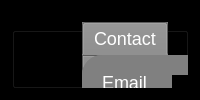
        <widget class="QFrame" name="TopBar_5">
         <property name="styleSheet">
          <string notr="true">background-color:rgb(0, 0, 0);</string>
         </property>
         <property name="frameShape">
          <enum>QFrame::StyledPanel</enum>
         </property>
         <property name="frameShadow">
          <enum>QFrame::Raised</enum>
         </property>
         <layout class="QVBoxLayout" name="verticalLayout_28">
          <item>
           <widget class="QGroupBox" name="groupBox_18">
            <property name="font">
             <font>
              <pointsize>10</pointsize>
              <weight>75</weight>
              <bold>true</bold>
             </font>
            </property>
            <property name="styleSheet">
             <string notr="true"/>
            </property>
            <property name="title">
             <string>Email</string>
            </property>
            <widget class="QPushButton" name="pushButton_9">
             <property name="geometry">
              <rect>
               <x>10</x>
               <y>520</y>
               <width>191</width>
               <height>31</height>
              </rect>
             </property>
             <property name="styleSheet">
              <string notr="true">QToolTip
{
     border: 1px solid black;
     background-color: #ffa02f;
     padding: 1px;
     border-radius: 3px;
     opacity: 100;
}

QWidget
{
    color: #b1b1b1;
    background-color: #323232;
}

QWidget:item:hover
{
    background-color: QLinearGradient( x1: 0, y1: 0, x2: 0, y2: 1, stop: 0 #ffa02f, stop: 1 #ca0619);
    color: #000000;
}

QWidget:item:selected
{
    background-color: QLinearGradient( x1: 0, y1: 0, x2: 0, y2: 1, stop: 0 #ffa02f, stop: 1 #d7801a);
}

QMenuBar::item
{
    background: transparent;
}

QMenuBar::item:selected
{
    background: transparent;
    border: 1px solid #ffaa00;
}

QMenuBar::item:pressed
{
    background: #444;
    border: 1px solid #000;
    background-color: QLinearGradient(
        x1:0, y1:0,
        x2:0, y2:1,
        stop:1 #212121,
        stop:0.4 #343434/*,
        stop:0.2 #343434,
        stop:0.1 #ffaa00*/
    );
    margin-bottom:-1px;
    padding-bottom:1px;
}

QMenu
{
    border: 1px solid #000;
}

QMenu::item
{
    padding: 2px 20px 2px 20px;
}

QMenu::item:selected
{
    color: #000000;
}

QWidget:disabled
{
    color: #404040;
    background-color: #323232;
}

QAbstractItemView
{
    background-color: QLinearGradient( x1: 0, y1: 0, x2: 0, y2: 1, stop: 0 #4d4d4d, stop: 0.1 #646464, stop: 1 #5d5d5d);
}

QWidget:focus
{
    /*border: 2px solid QLinearGradient( x1: 0, y1: 0, x2: 0, y2: 1, stop: 0 #ffa02f, stop: 1 #d7801a);*/
}

QLineEdit
{
    background-color: QLinearGradient( x1: 0, y1: 0, x2: 0, y2: 1, stop: 0 #4d4d4d, stop: 0 #646464, stop: 1 #5d5d5d);
    padding: 1px;
    border-style: solid;
    border: 1px solid #1e1e1e;
    border-radius: 5;
}

QPushButton
{
    color: #b1b1b1;
    background-color: QLinearGradient( x1: 0, y1: 0, x2: 0, y2: 1, stop: 0 #565656, stop: 0.1 #525252, stop: 0.5 #4e4e4e, stop: 0.9 #4a4a4a, stop: 1 #464646);
    border-width: 1px;
    border-color: #1e1e1e;
    border-style: solid;
    border-radius: 6;
    padding: 3px;
    font-size: 12px;
    padding-left: 5px;
    padding-right: 5px;
}

QPushButton:pressed
{
    background-color: QLinearGradient( x1: 0, y1: 0, x2: 0, y2: 1, stop: 0 #2d2d2d, stop: 0.1 #2b2b2b, stop: 0.5 #292929, stop: 0.9 #282828, stop: 1 #252525);
}

QComboBox
{
    selection-background-color: #ffaa00;
    background-color: QLinearGradient( x1: 0, y1: 0, x2: 0, y2: 1, stop: 0 #565656, stop: 0.1 #525252, stop: 0.5 #4e4e4e, stop: 0.9 #4a4a4a, stop: 1 #464646);
    border-style: solid;
    border: 1px solid #1e1e1e;
    border-radius: 5;
}

QComboBox:hover,QPushButton:hover
{
    border: 2px solid QLinearGradient( x1: 0, y1: 0, x2: 0, y2: 1, stop: 0 #ffa02f, stop: 1 #d7801a);
}


QComboBox:on
{
    padding-top: 3px;
    padding-left: 4px;
    background-color: QLinearGradient( x1: 0, y1: 0, x2: 0, y2: 1, stop: 0 #2d2d2d, stop: 0.1 #2b2b2b, stop: 0.5 #292929, stop: 0.9 #282828, stop: 1 #252525);
    selection-background-color: #ffaa00;
}

QComboBox QAbstractItemView
{
    border: 2px solid darkgray;
    selection-background-color: QLinearGradient( x1: 0, y1: 0, x2: 0, y2: 1, stop: 0 #ffa02f, stop: 1 #d7801a);
}

QComboBox::drop-down
{
     subcontrol-origin: padding;
     subcontrol-position: top right;
     width: 15px;

     border-left-width: 0px;
     border-left-color: darkgray;
     border-left-style: solid; /* just a single line */
     border-top-right-radius: 3px; /* same radius as the QComboBox */
     border-bottom-right-radius: 3px;
 }

QComboBox::down-arrow
{
     image: url(:/down_arrow.png);
}

QGroupBox:focus
{
border: 2px solid QLinearGradient( x1: 0, y1: 0, x2: 0, y2: 1, stop: 0 #ffa02f, stop: 1 #d7801a);
}

QTextEdit:focus
{
    border: 2px solid QLinearGradient( x1: 0, y1: 0, x2: 0, y2: 1, stop: 0 #ffa02f, stop: 1 #d7801a);
}

QScrollBar:horizontal {
     border: 1px solid #222222;
     background: QLinearGradient( x1: 0, y1: 0, x2: 0, y2: 1, stop: 0.0 #121212, stop: 0.2 #282828, stop: 1 #484848);
     height: 7px;
     margin: 0px 16px 0 16px;
}

QScrollBar::handle:horizontal
{
      background: QLinearGradient( x1: 0, y1: 0, x2: 1, y2: 0, stop: 0 #ffa02f, stop: 0.5 #d7801a, stop: 1 #ffa02f);
      min-height: 20px;
      border-radius: 2px;
}

QScrollBar::add-line:horizontal {
      border: 1px solid #1b1b19;
      border-radius: 2px;
      background: QLinearGradient( x1: 0, y1: 0, x2: 1, y2: 0, stop: 0 #ffa02f, stop: 1 #d7801a);
      width: 14px;
      subcontrol-position: right;
      subcontrol-origin: margin;
}

QScrollBar::sub-line:horizontal {
      border: 1px solid #1b1b19;
      border-radius: 2px;
      background: QLinearGradient( x1: 0, y1: 0, x2: 1, y2: 0, stop: 0 #ffa02f, stop: 1 #d7801a);
      width: 14px;
     subcontrol-position: left;
     subcontrol-origin: margin;
}

QScrollBar::right-arrow:horizontal, QScrollBar::left-arrow:horizontal
{
      border: 1px solid black;
      width: 1px;
      height: 1px;
      background: white;
}

QScrollBar::add-page:horizontal, QScrollBar::sub-page:horizontal
{
      background: none;
}

QScrollBar:vertical
{
      background: QLinearGradient( x1: 0, y1: 0, x2: 1, y2: 0, stop: 0.0 #121212, stop: 0.2 #282828, stop: 1 #484848);
      width: 7px;
      margin: 16px 0 16px 0;
      border: 1px solid #222222;
}

QScrollBar::handle:vertical
{
      background: QLinearGradient( x1: 0, y1: 0, x2: 0, y2: 1, stop: 0 #ffa02f, stop: 0.5 #d7801a, stop: 1 #ffa02f);
      min-height: 20px;
      border-radius: 2px;
}

QScrollBar::add-line:vertical
{
      border: 1px solid #1b1b19;
      border-radius: 2px;
      background: QLinearGradient( x1: 0, y1: 0, x2: 0, y2: 1, stop: 0 #ffa02f, stop: 1 #d7801a);
      height: 14px;
      subcontrol-position: bottom;
      subcontrol-origin: margin;
}

QScrollBar::sub-line:vertical
{
      border: 1px solid #1b1b19;
      border-radius: 2px;
      background: QLinearGradient( x1: 0, y1: 0, x2: 0, y2: 1, stop: 0 #d7801a, stop: 1 #ffa02f);
      height: 14px;
      subcontrol-position: top;
      subcontrol-origin: margin;
}

QScrollBar::up-arrow:vertical, QScrollBar::down-arrow:vertical
{
      border: 1px solid black;
      width: 1px;
      height: 1px;
      background: white;
}


QScrollBar::add-page:vertical, QScrollBar::sub-page:vertical
{
      background: none;
}

QTextEdit
{
    background-color: #242424;
}

QPlainTextEdit
{
    background-color: #242424;
}

QHeaderView::section
{
    background-color: QLinearGradient(x1:0, y1:0, x2:0, y2:1, stop:0 #616161, stop: 0.5 #505050, stop: 0.6 #434343, stop:1 #656565);
    color: white;
    padding-left: 4px;
    border: 1px solid #6c6c6c;
}

QCheckBox:disabled
{
color: #414141;
}

QDockWidget::title
{
    text-align: center;
    spacing: 3px; /* spacing between items in the tool bar */
    background-color: QLinearGradient(x1:0, y1:0, x2:0, y2:1, stop:0 #323232, stop: 0.5 #242424, stop:1 #323232);
}

QDockWidget::close-button, QDockWidget::float-button
{
    text-align: center;
    spacing: 1px; /* spacing between items in the tool bar */
    background-color: QLinearGradient(x1:0, y1:0, x2:0, y2:1, stop:0 #323232, stop: 0.5 #242424, stop:1 #323232);
}

QDockWidget::close-button:hover, QDockWidget::float-button:hover
{
    background: #242424;
}

QDockWidget::close-button:pressed, QDockWidget::float-button:pressed
{
    padding: 1px -1px -1px 1px;
}

QMainWindow::separator
{
    background-color: QLinearGradient(x1:0, y1:0, x2:0, y2:1, stop:0 #161616, stop: 0.5 #151515, stop: 0.6 #212121, stop:1 #343434);
    color: white;
    padding-left: 4px;
    border: 1px solid #4c4c4c;
    spacing: 3px; /* spacing between items in the tool bar */
}

QMainWindow::separator:hover
{

    background-color: QLinearGradient(x1:0, y1:0, x2:0, y2:1, stop:0 #d7801a, stop:0.5 #b56c17 stop:1 #ffa02f);
    color: white;
    padding-left: 4px;
    border: 1px solid #6c6c6c;
    spacing: 3px; /* spacing between items in the tool bar */
}

QToolBar::handle
{
     spacing: 3px; /* spacing between items in the tool bar */
     background: url(:/images/handle.png);
}

QMenu::separator
{
    height: 2px;
    background-color: QLinearGradient(x1:0, y1:0, x2:0, y2:1, stop:0 #161616, stop: 0.5 #151515, stop: 0.6 #212121, stop:1 #343434);
    color: white;
    padding-left: 4px;
    margin-left: 10px;
    margin-right: 5px;
}

QProgressBar
{
    border: 2px solid grey;
    border-radius: 5px;
    text-align: center;
}

QProgressBar::chunk
{
    background-color: #d7801a;
    width: 2.15px;
    margin: 0.5px;
}

QTabBar::tab {
    color: #b1b1b1;
    border: 1px solid #444;
    border-bottom-style: none;
    background-color: #323232;
    padding-left: 10px;
    padding-right: 10px;
    padding-top: 3px;
    padding-bottom: 2px;
    margin-right: -1px;
}

QTabWidget::pane {
    border: 1px solid #444;
    top: 1px;
}

QTabBar::tab:last
{
    margin-right: 0; /* the last selected tab has nothing to overlap with on the right */
    border-top-right-radius: 3px;
}

QTabBar::tab:first:!selected
{
 margin-left: 0px; /* the last selected tab has nothing to overlap with on the right */


    border-top-left-radius: 3px;
}

QTabBar::tab:!selected
{
    color: #b1b1b1;
    border-bottom-style: solid;
    margin-top: 3px;
    background-color: QLinearGradient(x1:0, y1:0, x2:0, y2:1, stop:1 #212121, stop:.4 #343434);
}

QTabBar::tab:selected
{
    border-top-left-radius: 3px;
    border-top-right-radius: 3px;
    margin-bottom: 0px;
}

QTabBar::tab:!selected:hover
{
    /*border-top: 2px solid #ffaa00;
    padding-bottom: 3px;*/
    border-top-left-radius: 3px;
    border-top-right-radius: 3px;
    background-color: QLinearGradient(x1:0, y1:0, x2:0, y2:1, stop:1 #212121, stop:0.4 #343434, stop:0.2 #343434, stop:0.1 #ffaa00);
}

QRadioButton::indicator:checked, QRadioButton::indicator:unchecked{
    color: #b1b1b1;
    background-color: #323232;
    border: 1px solid #b1b1b1;
    border-radius: 6px;
}

QRadioButton::indicator:checked
{
    background-color: qradialgradient(
        cx: 0.5, cy: 0.5,
        fx: 0.5, fy: 0.5,
        radius: 1.0,
        stop: 0.25 #ffaa00,
        stop: 0.3 #323232
    );
}

QCheckBox::indicator{
    color: #b1b1b1;
    background-color: #323232;
    border: 1px solid #b1b1b1;
    width: 9px;
    height: 9px;
}

QRadioButton::indicator
{
    border-radius: 6px;
}

QRadioButton::indicator:hover, QCheckBox::indicator:hover
{
    border: 1px solid #ffaa00;
}

QCheckBox::indicator:checked
{
    image:url(:/images/checkbox.png);
}

QCheckBox::indicator:disabled, QRadioButton::indicator:disabled
{
    border: 1px solid #444;
}</string>
             </property>
             <property name="text">
              <string>Retour au menu</string>
             </property>
            </widget>
            <widget class="QTabWidget" name="tabWidget_6">
             <property name="geometry">
              <rect>
               <x>70</x>
               <y>10</y>
               <width>701</width>
               <height>491</height>
              </rect>
             </property>
             <property name="font">
              <font>
               <family>MS Shell Dlg 2</family>
               <pointsize>-1</pointsize>
               <weight>50</weight>
               <italic>false</italic>
               <bold>false</bold>
               <underline>false</underline>
              </font>
             </property>
             <property name="styleSheet">
              <string notr="true">background-color :  #808080	; 
border-radius : 20px;




    
    color: #FFFFFF
; 
    font-size: 18px;</string>
             </property>
             <property name="currentIndex">
              <number>0</number>
             </property>
             <widget class="QWidget" name="tab_6">
              <attribute name="title">
               <string>Contact</string>
              </attribute>
              <widget class="QLabel" name="label_36">
               <property name="geometry">
                <rect>
                 <x>20</x>
                 <y>50</y>
                 <width>47</width>
                 <height>21</height>
                </rect>
               </property>
               <property name="text">
                <string>Sujet</string>
               </property>
              </widget>
              <widget class="QTextEdit" name="textEdit_8">
               <property name="geometry">
                <rect>
                 <x>90</x>
                 <y>80</y>
                 <width>371</width>
                 <height>221</height>
                </rect>
               </property>
               <property name="styleSheet">
                <string notr="true">background-color :  #000000; 
border-color: rgb(255, 255, 255);
</string>
               </property>
              </widget>
              <widget class="QLabel" name="label_37">
               <property name="geometry">
                <rect>
                 <x>10</x>
                 <y>80</y>
                 <width>81</width>
                 <height>31</height>
                </rect>
               </property>
               <property name="text">
                <string>Message</string>
               </property>
              </widget>
              <widget class="QLabel" name="label_38">
               <property name="geometry">
                <rect>
                 <x>20</x>
                 <y>20</y>
                 <width>47</width>
                 <height>14</height>
                </rect>
               </property>
               <property name="text">
                <string>Email</string>
               </property>
              </widget>
              <widget class="QLineEdit" name="lineEdit_24">
               <property name="geometry">
                <rect>
                 <x>90</x>
                 <y>50</y>
                 <width>211</width>
                 <height>20</height>
                </rect>
               </property>
               <property name="styleSheet">
                <string notr="true">background-color :  #000000; 
</string>
               </property>
              </widget>
              <widget class="QLineEdit" name="lineEdit_25">
               <property name="geometry">
                <rect>
                 <x>90</x>
                 <y>20</y>
                 <width>371</width>
                 <height>20</height>
                </rect>
               </property>
               <property name="styleSheet">
                <string notr="true">background-color :  #000000; 
</string>
               </property>
              </widget>
              <widget class="QWidget" name="layoutWidget_7">
               <property name="geometry">
                <rect>
                 <x>240</x>
                 <y>360</y>
                 <width>361</width>
                 <height>41</height>
                </rect>
               </property>
               <layout class="QHBoxLayout" name="horizontalLayout_10">
                <item>
                 <widget class="QPushButton" name="sendBtn_6">
                  <property name="styleSheet">
                   <string notr="true">QToolTip
{
     border: 1px solid black;
     background-color: #ffa02f;
     padding: 1px;
     border-radius: 3px;
     opacity: 100;
}

QWidget
{
    color: #b1b1b1;
    background-color: #323232;
}

QWidget:item:hover
{
    background-color: QLinearGradient( x1: 0, y1: 0, x2: 0, y2: 1, stop: 0 #ffa02f, stop: 1 #ca0619);
    color: #000000;
}

QWidget:item:selected
{
    background-color: QLinearGradient( x1: 0, y1: 0, x2: 0, y2: 1, stop: 0 #ffa02f, stop: 1 #d7801a);
}

QMenuBar::item
{
    background: transparent;
}

QMenuBar::item:selected
{
    background: transparent;
    border: 1px solid #ffaa00;
}

QMenuBar::item:pressed
{
    background: #444;
    border: 1px solid #000;
    background-color: QLinearGradient(
        x1:0, y1:0,
        x2:0, y2:1,
        stop:1 #212121,
        stop:0.4 #343434/*,
        stop:0.2 #343434,
        stop:0.1 #ffaa00*/
    );
    margin-bottom:-1px;
    padding-bottom:1px;
}

QMenu
{
    border: 1px solid #000;
}

QMenu::item
{
    padding: 2px 20px 2px 20px;
}

QMenu::item:selected
{
    color: #000000;
}

QWidget:disabled
{
    color: #404040;
    background-color: #323232;
}

QAbstractItemView
{
    background-color: QLinearGradient( x1: 0, y1: 0, x2: 0, y2: 1, stop: 0 #4d4d4d, stop: 0.1 #646464, stop: 1 #5d5d5d);
}

QWidget:focus
{
    /*border: 2px solid QLinearGradient( x1: 0, y1: 0, x2: 0, y2: 1, stop: 0 #ffa02f, stop: 1 #d7801a);*/
}

QLineEdit
{
    background-color: QLinearGradient( x1: 0, y1: 0, x2: 0, y2: 1, stop: 0 #4d4d4d, stop: 0 #646464, stop: 1 #5d5d5d);
    padding: 1px;
    border-style: solid;
    border: 1px solid #1e1e1e;
    border-radius: 5;
}

QPushButton
{
    color: #b1b1b1;
    background-color: QLinearGradient( x1: 0, y1: 0, x2: 0, y2: 1, stop: 0 #565656, stop: 0.1 #525252, stop: 0.5 #4e4e4e, stop: 0.9 #4a4a4a, stop: 1 #464646);
    border-width: 1px;
    border-color: #1e1e1e;
    border-style: solid;
    border-radius: 6;
    padding: 3px;
    font-size: 12px;
    padding-left: 5px;
    padding-right: 5px;
}

QPushButton:pressed
{
    background-color: QLinearGradient( x1: 0, y1: 0, x2: 0, y2: 1, stop: 0 #2d2d2d, stop: 0.1 #2b2b2b, stop: 0.5 #292929, stop: 0.9 #282828, stop: 1 #252525);
}

QComboBox
{
    selection-background-color: #ffaa00;
    background-color: QLinearGradient( x1: 0, y1: 0, x2: 0, y2: 1, stop: 0 #565656, stop: 0.1 #525252, stop: 0.5 #4e4e4e, stop: 0.9 #4a4a4a, stop: 1 #464646);
    border-style: solid;
    border: 1px solid #1e1e1e;
    border-radius: 5;
}

QComboBox:hover,QPushButton:hover
{
    border: 2px solid QLinearGradient( x1: 0, y1: 0, x2: 0, y2: 1, stop: 0 #ffa02f, stop: 1 #d7801a);
}


QComboBox:on
{
    padding-top: 3px;
    padding-left: 4px;
    background-color: QLinearGradient( x1: 0, y1: 0, x2: 0, y2: 1, stop: 0 #2d2d2d, stop: 0.1 #2b2b2b, stop: 0.5 #292929, stop: 0.9 #282828, stop: 1 #252525);
    selection-background-color: #ffaa00;
}

QComboBox QAbstractItemView
{
    border: 2px solid darkgray;
    selection-background-color: QLinearGradient( x1: 0, y1: 0, x2: 0, y2: 1, stop: 0 #ffa02f, stop: 1 #d7801a);
}

QComboBox::drop-down
{
     subcontrol-origin: padding;
     subcontrol-position: top right;
     width: 15px;

     border-left-width: 0px;
     border-left-color: darkgray;
     border-left-style: solid; /* just a single line */
     border-top-right-radius: 3px; /* same radius as the QComboBox */
     border-bottom-right-radius: 3px;
 }

QComboBox::down-arrow
{
     image: url(:/down_arrow.png);
}

QGroupBox:focus
{
border: 2px solid QLinearGradient( x1: 0, y1: 0, x2: 0, y2: 1, stop: 0 #ffa02f, stop: 1 #d7801a);
}

QTextEdit:focus
{
    border: 2px solid QLinearGradient( x1: 0, y1: 0, x2: 0, y2: 1, stop: 0 #ffa02f, stop: 1 #d7801a);
}

QScrollBar:horizontal {
     border: 1px solid #222222;
     background: QLinearGradient( x1: 0, y1: 0, x2: 0, y2: 1, stop: 0.0 #121212, stop: 0.2 #282828, stop: 1 #484848);
     height: 7px;
     margin: 0px 16px 0 16px;
}

QScrollBar::handle:horizontal
{
      background: QLinearGradient( x1: 0, y1: 0, x2: 1, y2: 0, stop: 0 #ffa02f, stop: 0.5 #d7801a, stop: 1 #ffa02f);
      min-height: 20px;
      border-radius: 2px;
}

QScrollBar::add-line:horizontal {
      border: 1px solid #1b1b19;
      border-radius: 2px;
      background: QLinearGradient( x1: 0, y1: 0, x2: 1, y2: 0, stop: 0 #ffa02f, stop: 1 #d7801a);
      width: 14px;
      subcontrol-position: right;
      subcontrol-origin: margin;
}

QScrollBar::sub-line:horizontal {
      border: 1px solid #1b1b19;
      border-radius: 2px;
      background: QLinearGradient( x1: 0, y1: 0, x2: 1, y2: 0, stop: 0 #ffa02f, stop: 1 #d7801a);
      width: 14px;
     subcontrol-position: left;
     subcontrol-origin: margin;
}

QScrollBar::right-arrow:horizontal, QScrollBar::left-arrow:horizontal
{
      border: 1px solid black;
      width: 1px;
      height: 1px;
      background: white;
}

QScrollBar::add-page:horizontal, QScrollBar::sub-page:horizontal
{
      background: none;
}

QScrollBar:vertical
{
      background: QLinearGradient( x1: 0, y1: 0, x2: 1, y2: 0, stop: 0.0 #121212, stop: 0.2 #282828, stop: 1 #484848);
      width: 7px;
      margin: 16px 0 16px 0;
      border: 1px solid #222222;
}

QScrollBar::handle:vertical
{
      background: QLinearGradient( x1: 0, y1: 0, x2: 0, y2: 1, stop: 0 #ffa02f, stop: 0.5 #d7801a, stop: 1 #ffa02f);
      min-height: 20px;
      border-radius: 2px;
}

QScrollBar::add-line:vertical
{
      border: 1px solid #1b1b19;
      border-radius: 2px;
      background: QLinearGradient( x1: 0, y1: 0, x2: 0, y2: 1, stop: 0 #ffa02f, stop: 1 #d7801a);
      height: 14px;
      subcontrol-position: bottom;
      subcontrol-origin: margin;
}

QScrollBar::sub-line:vertical
{
      border: 1px solid #1b1b19;
      border-radius: 2px;
      background: QLinearGradient( x1: 0, y1: 0, x2: 0, y2: 1, stop: 0 #d7801a, stop: 1 #ffa02f);
      height: 14px;
      subcontrol-position: top;
      subcontrol-origin: margin;
}

QScrollBar::up-arrow:vertical, QScrollBar::down-arrow:vertical
{
      border: 1px solid black;
      width: 1px;
      height: 1px;
      background: white;
}


QScrollBar::add-page:vertical, QScrollBar::sub-page:vertical
{
      background: none;
}

QTextEdit
{
    background-color: #242424;
}

QPlainTextEdit
{
    background-color: #242424;
}

QHeaderView::section
{
    background-color: QLinearGradient(x1:0, y1:0, x2:0, y2:1, stop:0 #616161, stop: 0.5 #505050, stop: 0.6 #434343, stop:1 #656565);
    color: white;
    padding-left: 4px;
    border: 1px solid #6c6c6c;
}

QCheckBox:disabled
{
color: #414141;
}

QDockWidget::title
{
    text-align: center;
    spacing: 3px; /* spacing between items in the tool bar */
    background-color: QLinearGradient(x1:0, y1:0, x2:0, y2:1, stop:0 #323232, stop: 0.5 #242424, stop:1 #323232);
}

QDockWidget::close-button, QDockWidget::float-button
{
    text-align: center;
    spacing: 1px; /* spacing between items in the tool bar */
    background-color: QLinearGradient(x1:0, y1:0, x2:0, y2:1, stop:0 #323232, stop: 0.5 #242424, stop:1 #323232);
}

QDockWidget::close-button:hover, QDockWidget::float-button:hover
{
    background: #242424;
}

QDockWidget::close-button:pressed, QDockWidget::float-button:pressed
{
    padding: 1px -1px -1px 1px;
}

QMainWindow::separator
{
    background-color: QLinearGradient(x1:0, y1:0, x2:0, y2:1, stop:0 #161616, stop: 0.5 #151515, stop: 0.6 #212121, stop:1 #343434);
    color: white;
    padding-left: 4px;
    border: 1px solid #4c4c4c;
    spacing: 3px; /* spacing between items in the tool bar */
}

QMainWindow::separator:hover
{

    background-color: QLinearGradient(x1:0, y1:0, x2:0, y2:1, stop:0 #d7801a, stop:0.5 #b56c17 stop:1 #ffa02f);
    color: white;
    padding-left: 4px;
    border: 1px solid #6c6c6c;
    spacing: 3px; /* spacing between items in the tool bar */
}

QToolBar::handle
{
     spacing: 3px; /* spacing between items in the tool bar */
     background: url(:/images/handle.png);
}

QMenu::separator
{
    height: 2px;
    background-color: QLinearGradient(x1:0, y1:0, x2:0, y2:1, stop:0 #161616, stop: 0.5 #151515, stop: 0.6 #212121, stop:1 #343434);
    color: white;
    padding-left: 4px;
    margin-left: 10px;
    margin-right: 5px;
}

QProgressBar
{
    border: 2px solid grey;
    border-radius: 5px;
    text-align: center;
}

QProgressBar::chunk
{
    background-color: #d7801a;
    width: 2.15px;
    margin: 0.5px;
}

QTabBar::tab {
    color: #b1b1b1;
    border: 1px solid #444;
    border-bottom-style: none;
    background-color: #323232;
    padding-left: 10px;
    padding-right: 10px;
    padding-top: 3px;
    padding-bottom: 2px;
    margin-right: -1px;
}

QTabWidget::pane {
    border: 1px solid #444;
    top: 1px;
}

QTabBar::tab:last
{
    margin-right: 0; /* the last selected tab has nothing to overlap with on the right */
    border-top-right-radius: 3px;
}

QTabBar::tab:first:!selected
{
 margin-left: 0px; /* the last selected tab has nothing to overlap with on the right */


    border-top-left-radius: 3px;
}

QTabBar::tab:!selected
{
    color: #b1b1b1;
    border-bottom-style: solid;
    margin-top: 3px;
    background-color: QLinearGradient(x1:0, y1:0, x2:0, y2:1, stop:1 #212121, stop:.4 #343434);
}

QTabBar::tab:selected
{
    border-top-left-radius: 3px;
    border-top-right-radius: 3px;
    margin-bottom: 0px;
}

QTabBar::tab:!selected:hover
{
    /*border-top: 2px solid #ffaa00;
    padding-bottom: 3px;*/
    border-top-left-radius: 3px;
    border-top-right-radius: 3px;
    background-color: QLinearGradient(x1:0, y1:0, x2:0, y2:1, stop:1 #212121, stop:0.4 #343434, stop:0.2 #343434, stop:0.1 #ffaa00);
}

QRadioButton::indicator:checked, QRadioButton::indicator:unchecked{
    color: #b1b1b1;
    background-color: #323232;
    border: 1px solid #b1b1b1;
    border-radius: 6px;
}

QRadioButton::indicator:checked
{
    background-color: qradialgradient(
        cx: 0.5, cy: 0.5,
        fx: 0.5, fy: 0.5,
        radius: 1.0,
        stop: 0.25 #ffaa00,
        stop: 0.3 #323232
    );
}

QCheckBox::indicator{
    color: #b1b1b1;
    background-color: #323232;
    border: 1px solid #b1b1b1;
    width: 9px;
    height: 9px;
}

QRadioButton::indicator
{
    border-radius: 6px;
}

QRadioButton::indicator:hover, QCheckBox::indicator:hover
{
    border: 1px solid #ffaa00;
}

QCheckBox::indicator:checked
{
    image:url(:/images/checkbox.png);
}

QCheckBox::indicator:disabled, QRadioButton::indicator:disabled
{
    border: 1px solid #444;
}</string>
                  </property>
                  <property name="text">
                   <string>Envoyer</string>
                  </property>
                 </widget>
                </item>
               </layout>
              </widget>
             </widget>
            </widget>
           </widget>
          </item>
         </layout>
        </widget>
